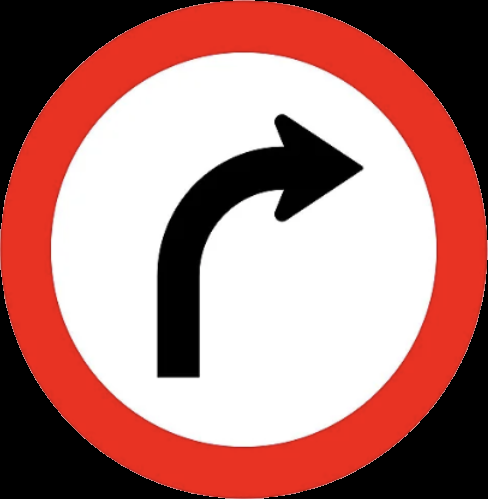
#> input picture perception/ebva_sign_depth/data/examples/dir.png, 488 x 499 px
$ python segmentacao_placa_opencv.py ../../ebva_sign_depth/data/examples/dir.png
#> lines starting #> are read from the running program, lines starting #| are printed output that depends on the picture; after the words box and inside, x2 and y2 are one past the last pixel; in counts of white or black regions, pixels touching at a corner belong together
#> in principal, imagem is the input picture: shape (499, 488, 3); mean B, G, R 118.7, 123.2, 175.5
# Copyright 2026 EBVA (Escuderia Brasileira de Veículos Autônomos)
#
# Licensed under the Apache License, Version 2.0 (the "License");
# you may not use this file except in compliance with the License.
# You may obtain a copy of the License at
#
#     http://www.apache.org/licenses/LICENSE-2.0
#
# Unless required by applicable law or agreed to in writing, software
# distributed under the License is distributed on an "AS IS" BASIS,
# WITHOUT WARRANTIES OR CONDITIONS OF ANY KIND, either express or implied.
# See the License for the specific language governing permissions and
# limitations under the License.

"""
Segmente placas circulares por borda vermelha e interior branco ou preto.

Estratégia:
1. Converter para HSV e segmentar a cor vermelha (a borda da placa).
   Como o vermelho "quebra" o círculo de matiz (Hue) em 0/180, usamos
   duas faixas de vermelho e somamos as máscaras.
2. Aplicar operações morfológicas para fechar buracos e remover ruído.
3. Preencher o interior do contorno vermelho (a borda é um anel, não um
   disco cheio) para obter a região completa da placa.
4. Encontrar contornos e filtrar por circularidade e área, já que as
   placas são circulares.
5. Filtrar pela cor do MIOLO (interior, sem a borda vermelha): objetos
   vermelhos e redondos que não sejam placas (frutas, bolas, luzes) são
   descartados se o interior não for predominantemente branco/preto.
6. Retornar/salvar a máscara binária (0 = fundo, 255 = placa).

Uso:
    python segmentar_placa.py caminho_da_imagem.jpg
"""

import os
import sys
import cv2
import numpy as np

# Parâmetros filtro cor vermelha
H_min = 170
H_max = 10
S_min = 70
V_min = 50


def segmentar_placa(
    imagem_bgr, area_min=300, circularidade_min=0.6,
    fracao_branco_preto_min=0.6,
):
    """
    Segmente uma imagem BGR em máscaras, contornos e diâmetros de placas.

    Retorna:
        mascara_final : imagem binária (uint8, 0/255) do mesmo tamanho
                         da imagem de entrada, com as regiões de placas
                         marcadas como 255.
        contornos_validos : lista de contornos aceitos (para desenhar
                             caixas/círculos se desejado).
        diametros_px : diâmetro estimado (em pixels) de cada placa.
    """
#> called with area_min = 300, circularidade_min = 0.6, fracao_branco_preto_min = 0.6
    # --- 1. Segmentação da cor vermelha em HSV ---
    hsv = cv2.cvtColor(imagem_bgr, cv2.COLOR_BGR2HSV)
#> hsv: shape (499, 488, 3); mean H, S, V 3.6, 63.3, 175.5

    # Faixa 1: vermelho "baixo" (próximo de 0°)
    baixo1 = np.array([0, S_min, V_min])
    alto1 = np.array([H_max, 255, 255])
    mascara1 = cv2.inRange(hsv, baixo1, alto1)
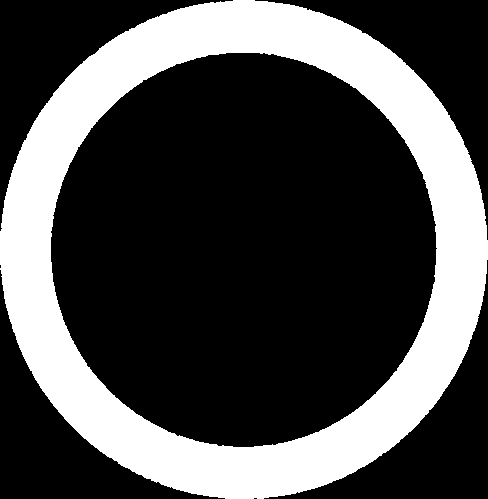
#> mascara1: shape (499, 488); 29.5% white; 1 white region, box (x1, y1, x2, y2) and area: (0, 0, 488, 499) 71848

    # Faixa 2: vermelho "alto" (próximo de 180°)
    baixo2 = np.array([H_min, S_min, V_min])
    alto2 = np.array([180, 255, 255])
    mascara2 = cv2.inRange(hsv, baixo2, alto2)
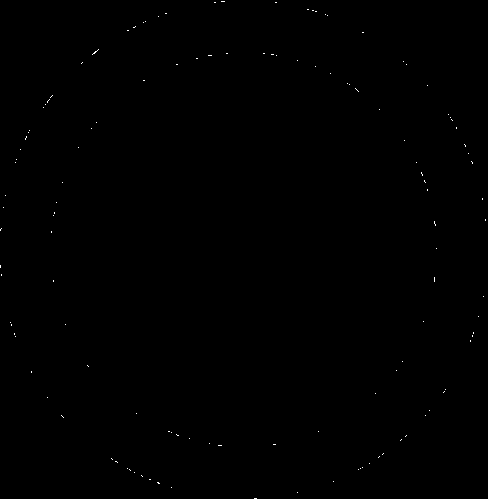
#> mascara2: shape (499, 488); 0.1% white in thin lines or dots

    mascara_vermelho_1 = cv2.bitwise_or(mascara1, mascara2)
#> mascara_vermelho_1: shape (499, 488); 29.6% white; 1 white region, box (x1, y1, x2, y2) and area: (0, 0, 488, 499) 72081

    # --- 2. Limpeza morfológica ---
    kernel = cv2.getStructuringElement(cv2.MORPH_ELLIPSE, (5, 5))
    mascara_vermelho = cv2.morphologyEx(
        mascara_vermelho_1, cv2.MORPH_CLOSE, kernel, iterations=3)
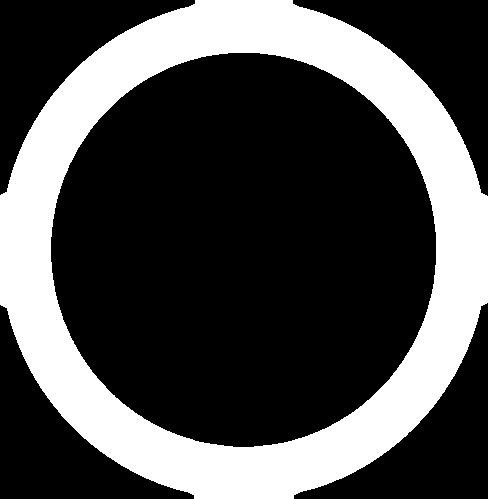
#> mascara_vermelho: shape (499, 488); 29.9% white; 1 white region
    mascara_vermelho = cv2.morphologyEx(
        mascara_vermelho, cv2.MORPH_OPEN, kernel, iterations=1)

    # --- 3. Preencher o interior do anel vermelho ---
    contornos, hierarquia = cv2.findContours(
        mascara_vermelho, cv2.RETR_EXTERNAL, cv2.CHAIN_APPROX_SIMPLE
    )
#> contornos = 1 contour; box (x1, y1, x2, y2) and area: (0, 0, 488, 499) 191360

    mascara_final = np.zeros(mascara_vermelho.shape, dtype=np.uint8)
    contornos_validos = []
    diametros_px = []

    for cnt in contornos:
        area = cv2.contourArea(cnt)
        if area < area_min:
            continue

        perimetro = cv2.arcLength(cnt, True)
        if perimetro == 0:
            continue

        # Circularidade: 1.0 = círculo perfeito
        circularidade = 4 * np.pi * area / (perimetro ** 2)
        if circularidade < circularidade_min:
            continue

        # Filtro de cor do miolo: descarta objetos vermelhos e redondos
        # que não sejam placas (o miolo de uma placa real é
        # predominantemente branco/preto, não colorido)
        if not miolo_e_branco_ou_preto(
            imagem_bgr, cnt, area, fracao_branco_preto_min
        ):
            continue

        # Preenche o contorno (disco cheio, incluindo miolo branco/preto)
        cv2.drawContours(mascara_final, [cnt], -1, 255, thickness=cv2.FILLED)
        contornos_validos.append(cnt)
        diametros_px.append(estimar_diametro(cnt))
#> this loop made 1 pass
#> (area, perimetro, circularidade, raio_estimado in miolo_e_branco_ou_preto, erosao in miolo_e_branco_ou_preto, total_miolo in miolo_e_branco_ou_preto, validos_no_miolo in miolo_e_branco_ou_preto, fracao in miolo_e_branco_ou_preto) on pass 1: (191360.5, 1647.2, 0.886, 246, 61, 110965, 109436, 0.986)
#> pass 1, in miolo_e_branco_ou_preto, `mascara_miolo = cv2.erode(mascara_disco, kernel)`:
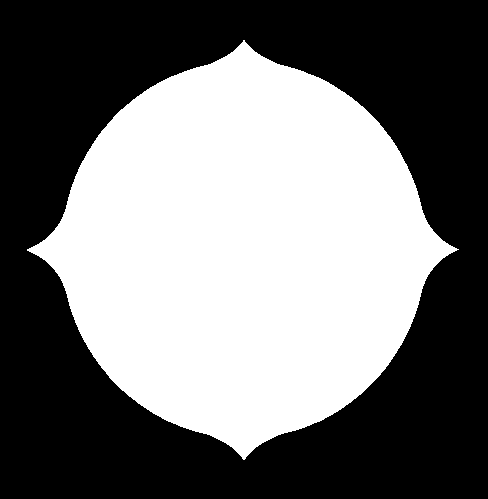
#> mascara_miolo: shape (499, 488); 45.6% white; 1 white region, box (x1, y1, x2, y2) and area: (27, 40, 459, 460) 110965
#> pass 1, in miolo_e_branco_ou_preto, `valor = hsv[:, :, 2]`:
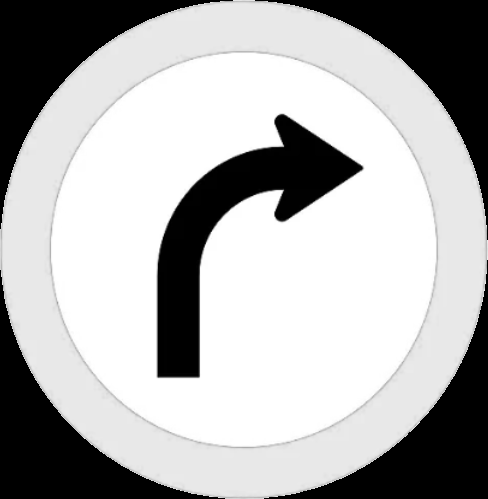
#> valor: shape (499, 488); min 0, max 255, mean 175.5
#> after the loop:
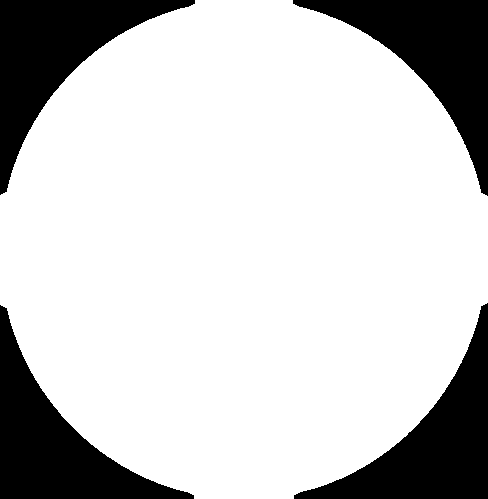
#> mascara_final: shape (499, 488); 78.9% white; 4 black regions
#> after the loop, contornos_validos has the same summary as contornos; diametros_px = [499]

    return mascara_final, contornos_validos, diametros_px, mascara_vermelho_1


def miolo_e_branco_ou_preto(
    imagem_bgr, contorno, area, fracao_min=0.6, margem_erosao=0.25,
):
    """
    Verifique se o interior do contorno é predominantemente branco ou preto.

    A borda vermelha é excluída da medição.

    Passos:
    1. Desenha o disco cheio do contorno em uma máscara.
    2. Erode essa máscara para "comer" a borda vermelha, sobrando só o
       miolo (proporcional ao raio estimado do círculo).
    3. Em HSV, classifica cada pixel do miolo como:
         branco -> baixa saturação e alto valor (brilho)
         preto  -> baixo valor (brilho), independente da saturação
    4. Aceita o contorno se a fração de pixels válidos (branco + preto)
       no miolo for >= fracao_min.

    Isso rejeita objetos vermelhos/redondos (frutas, bolas, luzes, etc.)
    cujo interior não seja branco/preto como o de uma placa real.
    """
    mascara_disco = np.zeros(imagem_bgr.shape[:2], dtype=np.uint8)
    cv2.drawContours(mascara_disco, [contorno], -1, 255, thickness=cv2.FILLED)

    raio_estimado = max(1, int(np.sqrt(area / np.pi)))
    erosao = max(2, int(raio_estimado * margem_erosao))
    kernel = cv2.getStructuringElement(
        cv2.MORPH_ELLIPSE, (erosao * 2 + 1, erosao * 2 + 1))
    mascara_miolo = cv2.erode(mascara_disco, kernel)

    total_miolo = cv2.countNonZero(mascara_miolo)
    if total_miolo == 0:
        return False

    hsv = cv2.cvtColor(imagem_bgr, cv2.COLOR_BGR2HSV)
    saturacao = hsv[:, :, 1]
    valor = hsv[:, :, 2]

    e_branco = (saturacao < 60) & (valor > 150)
    e_preto = valor < 80
    e_valido = e_branco | e_preto

    pixels_miolo = mascara_miolo == 255
    validos_no_miolo = np.count_nonzero(e_valido & pixels_miolo)

    fracao = validos_no_miolo / total_miolo
    return fracao >= fracao_min


def estimar_diametro(contorno):
    """
    Estime o diâmetro da placa pela altura do seu contorno.

    A medida usa a altura, em pixels, do bounding box.

    Por que altura e não largura?
    - Postes, outras placas, galhos etc. tendem a se sobrepor às laterais
      da placa (eixo x) com mais frequência do que ao topo/base, então a
      largura do contorno é mais suscetível a oclusões parciais.
    - Fotos de rua costumam ter leve inclinação vertical (pitch) e pouca
      rotação de rolagem (roll); isso tende a comprimir a largura aparente
      do círculo com mais frequência do que a altura.
    Por isso a altura do bounding box costuma ser uma estimativa mais
    estável do diâmetro real do círculo do que a largura.
    """
    _, _, largura, altura = cv2.boundingRect(contorno)
    return altura


def principal():
    if len(sys.argv) < 2:
        print("Uso: python segmentar_placa.py <caminho_da_imagem>")
        sys.exit(1)

    caminho = sys.argv[1]
    imagem = cv2.imread(caminho)

    if imagem is None:
        print(f"Não foi possível abrir a imagem: {caminho}")
        sys.exit(1)

    mascara, contornos, diametros_px, mascara_vermelho_1 = segmentar_placa(imagem)
#> diametros_px = [499]

    # Nomes de saída derivados do arquivo de entrada, ex.:
    # "foto.jpg" -> "foto_mascara.png" e "foto_overlay.png"
    pasta = os.path.dirname(caminho)
    nome_base = os.path.splitext(os.path.basename(caminho))[0]

    saida_mascara_vermelha = os.path.join(pasta, f"{nome_base}_mascara_vermelha.png")
    cv2.imwrite(saida_mascara_vermelha, mascara_vermelho_1)

    saida_mascara = os.path.join(pasta, f"{nome_base}_mascara.png")
    cv2.imwrite(saida_mascara, mascara)
    print(f"Máscara salva em: {saida_mascara}")
    print(f"Número de placas detectadas: {len(contornos)}")
#| Número de placas detectadas: 1
    for i, diametro in enumerate(diametros_px, start=1):
        print(f"  Placa {i}: diâmetro estimado = {diametro} px")
#> this loop made 1 pass
#> (i, diametro) on pass 1: (1, 499)
#|   Placa 1: diâmetro estimado = 499 px

    # Visualização opcional: sobrepõe o contorno detectado na imagem original,
    # junto com o diâmetro estimado de cada placa
    imagem_overlay = imagem.copy()
    cv2.drawContours(imagem_overlay, contornos, -1, (0, 255, 0), 2)
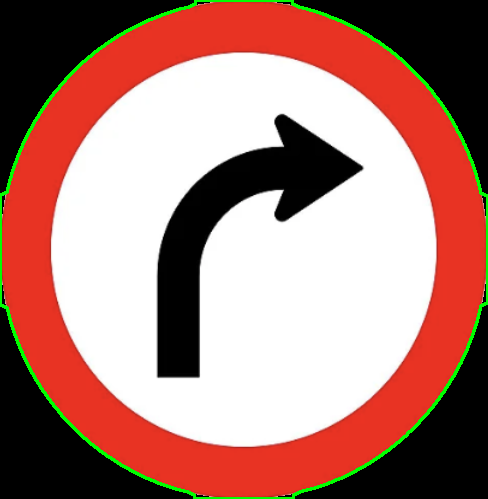
#> imagem_overlay: shape (499, 488, 3); 2.03% of pixels changed, all inside (x1, y1, x2, y2) = (0, 0, 488, 499)
    for cnt, diametro in zip(contornos, diametros_px):
        x, y, largura, altura = cv2.boundingRect(cnt)
        texto = f"{diametro}px"
        cv2.putText(imagem_overlay, texto, (x, max(y - 10, 0)),
                    cv2.FONT_HERSHEY_SIMPLEX, 0.7, (0, 255, 0), 2)
#> this loop made 1 pass
#> (diametro, x, y, largura, altura, texto) on pass 1: (499, 0, 0, 488, 499, '499px')
#> imagem_overlay: shape (499, 488, 3); 0.03% of pixels changed, all inside (x1, y1, x2, y2) = (8, 0, 67, 7)

    saida_overlay = os.path.join(pasta, f"{nome_base}_overlay.png")
    cv2.imwrite(saida_overlay, imagem_overlay)
    print(f"Overlay salvo em: {saida_overlay}")


if __name__ == "__main__":
    principal()

$ run again, on perception/ebva_sign_depth/data/examples/fre.png
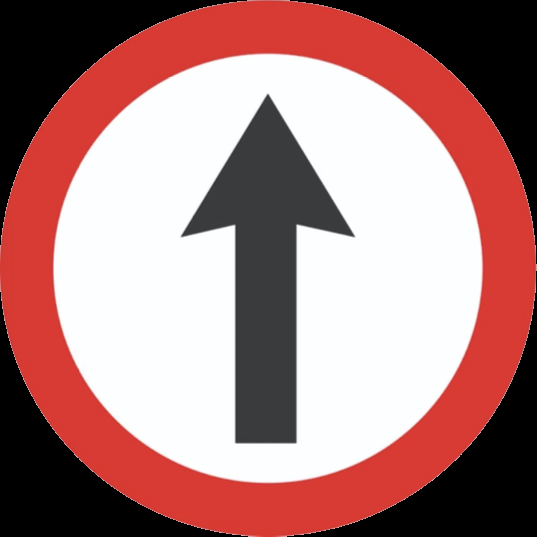
#> input picture perception/ebva_sign_depth/data/examples/fre.png, 537 x 537 px
#> in principal, imagem is the input picture: shape (537, 537, 3); mean B, G, R 126.3, 128, 171
#> hsv: shape (537, 537, 3); mean H, S, V 50.3, 57, 172.4
#> mascara1: shape (537, 537); 28.2% white; 1 white region, box (x1, y1, x2, y2) and area: (0, 0, 537, 537) 81331
#> mascara2: shape (537, 537); 0.27% white in thin lines or dots
#> mascara_vermelho_1: shape (537, 537); 28.5% white; 1 white region, box (x1, y1, x2, y2) and area: (0, 0, 537, 537) 82107
#> mascara_vermelho: shape (537, 537); 28.8% white; 1 white region
#> in segmentar_placa, `contornos, hierarquia = cv2.findContours( mascara_vermelho, cv2.RETR_E..`: contornos = 1 contour; box (x1, y1, x2, y2) and area: (0, 0, 537, 537) 226686
#> the loop in segmentar_placa, `for cnt in contornos:` made 1 pass
#> (area, perimetro, circularidade, raio_estimado in miolo_e_branco_ou_preto, erosao in miolo_e_branco_ou_preto, total_miolo in miolo_e_branco_ou_preto, validos_no_miolo in miolo_e_branco_ou_preto, fracao in miolo_e_branco_ou_preto) on pass 1: (226686, 1793.7, 0.885, 268, 67, 130154, 129003, 0.991)
#> after the loop in segmentar_placa, `for cnt in contornos:`:
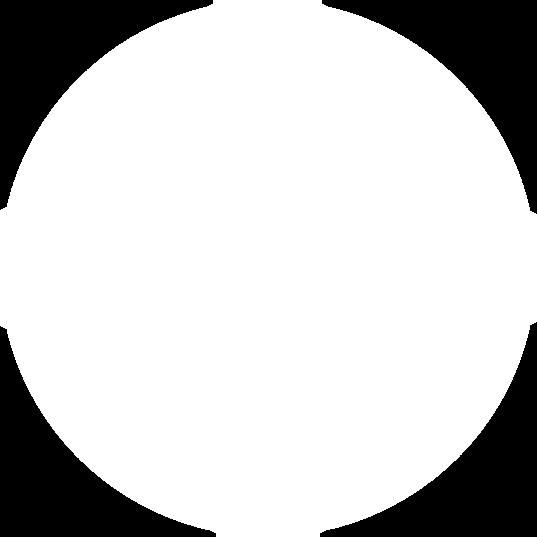
#> mascara_final: shape (537, 537); 78.9% white; 4 black regions
#> after the loop in segmentar_placa, `for cnt in contornos:`: contornos_validos has the same summary as contornos; diametros_px = [537]
#| Número de placas detectadas: 1
#> the loop in principal, `for i, diametro in enumerate(diametros_px, start=1):` made 1 pass
#> (i, diametro) on pass 1: (1, 537)
#> (printed output is left out)
#> in principal, `cv2.drawContours(imagem_overlay, contornos, -1, (0, 255, 0), 2)`:
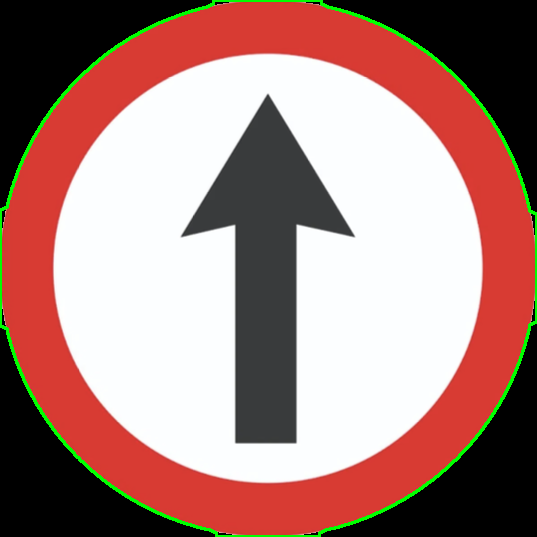
#> imagem_overlay: shape (537, 537, 3); 1.87% of pixels changed, all inside (x1, y1, x2, y2) = (0, 0, 537, 537)
#> the loop in principal, `for cnt, diametro in zip(contornos, diametros_px):` made 1 pass
#> (diametro, x, y, largura, altura, texto) on pass 1: (537, 0, 0, 537, 537, '537px')

$ run again, on perception/ebva_sign_depth/data/examples/p_esq.png
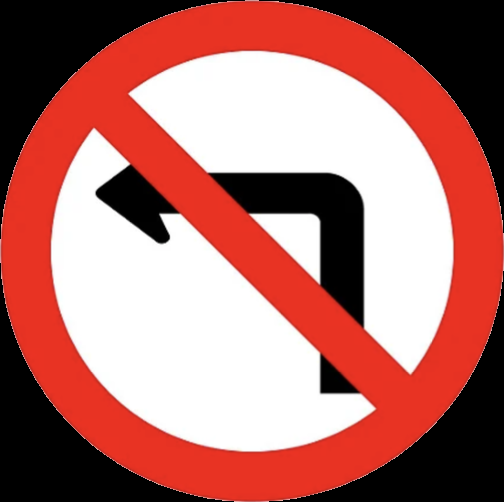
#> input picture perception/ebva_sign_depth/data/examples/p_esq.png, 504 x 502 px
#> in principal, imagem is the input picture: shape (502, 504, 3); mean B, G, R 107.9, 113.4, 177.5
#> hsv: shape (502, 504, 3); mean H, S, V 5.1, 79, 177.5
#> mascara1: shape (502, 504); 36.2% white; 1 white region, box (x1, y1, x2, y2) and area: (0, 0, 504, 502) 91637
#> mascara2: shape (502, 504); 0.13% white in thin lines or dots
#> mascara_vermelho_1: shape (502, 504); 36.3% white; 1 white region, box (x1, y1, x2, y2) and area: (0, 0, 504, 502) 91960
#> mascara_vermelho: shape (502, 504); 36.7% white; 1 white region
#> in segmentar_placa, `contornos, hierarquia = cv2.findContours( mascara_vermelho, cv2.RETR_E..`: contornos = 1 contour; box (x1, y1, x2, y2) and area: (0, 0, 504, 502) 198892
#> the loop in segmentar_placa, `for cnt in contornos:` made 1 pass
#> (area, perimetro, circularidade, raio_estimado in miolo_e_branco_ou_preto, erosao in miolo_e_branco_ou_preto, total_miolo in miolo_e_branco_ou_preto, validos_no_miolo in miolo_e_branco_ou_preto, fracao in miolo_e_branco_ou_preto) on pass 1: (198892, 1678.8, 0.887, 251, 62, 115445, 95829, 0.83)
#> after the loop in segmentar_placa, `for cnt in contornos:`:
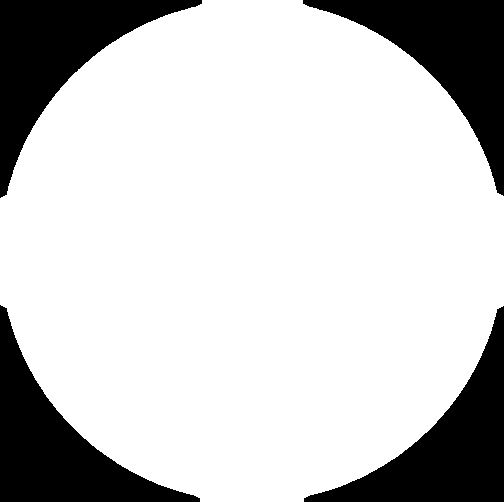
#> mascara_final: shape (502, 504); 78.9% white; 4 black regions
#> after the loop in segmentar_placa, `for cnt in contornos:`: contornos_validos has the same summary as contornos; diametros_px = [502]
#| Número de placas detectadas: 1
#> the loop in principal, `for i, diametro in enumerate(diametros_px, start=1):` made 1 pass
#> (i, diametro) on pass 1: (1, 502)
#> (printed output is left out)
#> in principal, `cv2.drawContours(imagem_overlay, contornos, -1, (0, 255, 0), 2)`:
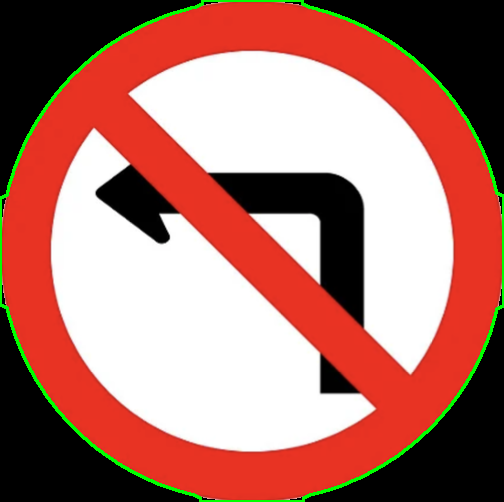
#> imagem_overlay: shape (502, 504, 3); 1.99% of pixels changed, all inside (x1, y1, x2, y2) = (0, 0, 504, 502)
#> the loop in principal, `for cnt, diametro in zip(contornos, diametros_px):` made 1 pass
#> (diametro, x, y, largura, altura, texto) on pass 1: (502, 0, 0, 504, 502, '502px')
